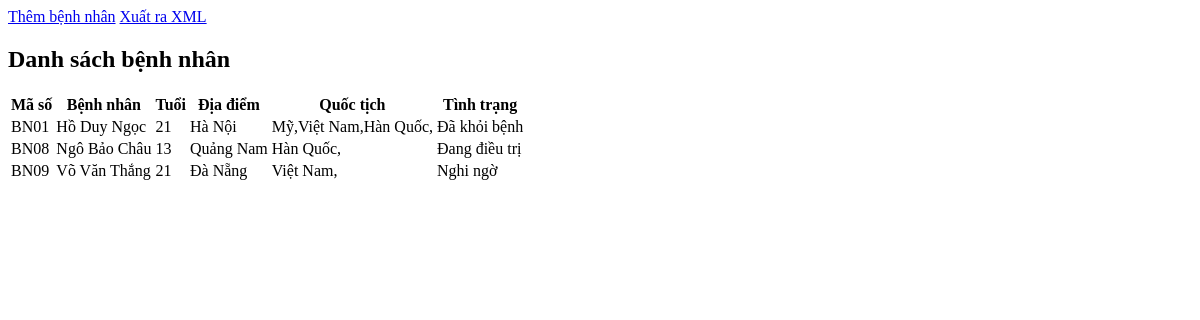
/benhnhan.php, run on the app's committed database.
### tables this page shows
CREATE TABLE `benhnhan` (
  `id` int(11) NOT NULL,
  `tenBN` varchar(100) NOT NULL,
  `gioiTinh` int(11) DEFAULT NULL,
  `tuoi` int(11) DEFAULT NULL,
  `diaDiem` varchar(200) DEFAULT NULL,
  `tinhTrang` int(11) DEFAULT NULL,
  `quocTich` varchar(100) DEFAULT NULL,
  `avatar` text,
  `thongTinDichTe` text,
  `ngaySinh` date NOT NULL
);

### dsbenhnhan.php (the view, shortened to what this page needs)
<?php
	$benhnhan=$conn->prepare('select * from BenhNhan');
	$benhnhan->execute();
?>
<a href="?trang=benhnhan&them" class="btn-success btn">Thêm bệnh nhân</a>
<a href="rss.php" class="btn-danger btn" target="_blank">Xuất ra XML</a>
<div class="row-fluid sortable">
	<div class="box span12">
		<div class="box-header" data-original-title>
			<h2><i class="halflings-icon white user"></i><span class="break"></span>Danh sách bệnh nhân</h2>
		</div>
		<div class="box-content">
			<table class="table table-striped table-bordered bootstrap-datatable datatable">
				<thead>
					<tr>
						<th>Mã số</th>
						<th>Bệnh nhân</th>
						<th>Tuổi</th>
						<th>Địa điểm</th>
						<th>Quốc tịch</th>
						<th>Tình trạng</th>
						<th></th>
					</tr>
				</thead>
				<tbody>
				<?php
					if($benhnhan->rowCount()>0){
						while($row=$benhnhan->fetch(PDO::FETCH_ASSOC)){
							$quoctich='';
							$tmp=explode(',',$row['quocTich']);
							for($i=0;$i<count($tmp);$i++){
								if($tmp[$i]=='my')
									$quoctich.='Mỹ,';
								if($tmp[$i]=='vietnam')
									$quoctich.='Việt Nam,';
								if($tmp[$i]=='hanquoc')
									$quoctich.='Hàn Quốc,';
							}
							echo '
							<tr>
								<td>BN0'.$row['id'].'</td>
								<td>'.$row['tenBN'].'</td>
								<td class="center">'.$row['tuoi'].'</td>
								<td class="center">'.$row['diaDiem'].'</td>
								<td class="center">'.$quoctich.'</td>
								<td class="center">
							';
							if($row['tinhTrang']==1)
								echo '<span class="label label-important">Nghi ngờ</span>';
							if($row['tinhTrang']==2)
								echo '<span class="label label-warning">Đang điều trị</span>';
							if($row['tinhTrang']==3)
								echo '<span class="label label-success">Đã khỏi bệnh</span>';
							echo '
								</td>
								<td class="center">
									<a class="btn btn-success" onclick="openModel('.$row['id'].')">
										<i class="halflings-icon white zoom-in"></i>
									</a>
									<a class="btn btn-info" href="#" onclick="openModel('.$row['id'].')">
										<i class="halflings-icon white edit"></i>
									</a>
									<a class="btn btn-danger" href="xoa.php?id='.$row['id'].'">
										<i class="halflings-icon white trash"></i>
									</a>
								</td>
							</tr>
							';
						}
					}
				?>
				</tbody>
			</table>
		</div>
	</div>
</div>

### benhnhan.php
<?php
	include('connect.php') ;
	if(isset($_GET['them']))
		include('them.php');
	else
		include('dsbenhnhan.php');
?>

### data on the page
benhnhan: id "1", tenBN "Hồ Duy Ngọc", tuoi "21", diaDiem "Hà Nội", quoctich "Mỹ,Việt Nam,Hàn Quốc,", tinhTrang "Đã khỏi bệnh"
benhnhan: id "8", tenBN "Ngô Bảo Châu", tuoi "13", diaDiem "Quảng Nam", quoctich "Hàn Quốc,", tinhTrang "Đang điều trị"
benhnhan: id "9", tenBN "Võ Văn Thắng", tuoi "21", diaDiem "Đà Nẵng", quoctich "Việt Nam,", tinhTrang "Nghi ngờ"
